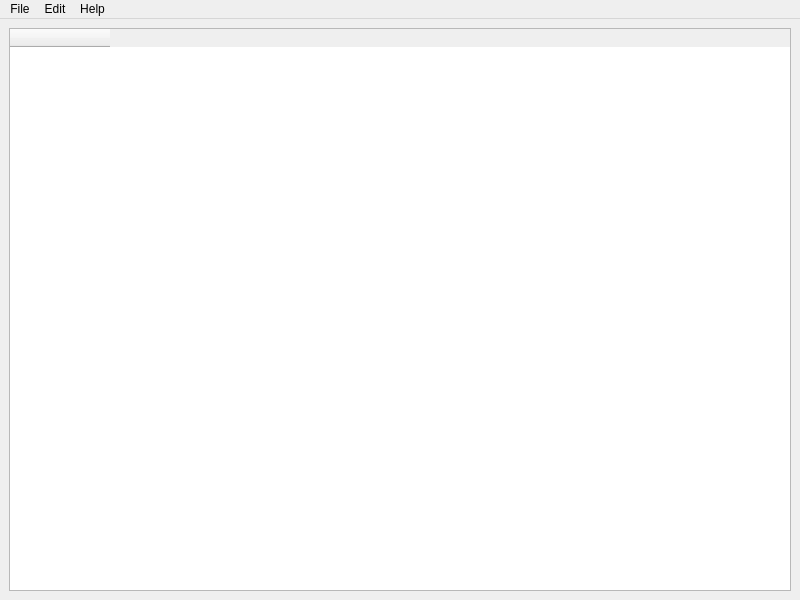
<?xml version="1.0" encoding="UTF-8"?>
<ui version="4.0">
 <class>MainWindow</class>
 <widget class="QMainWindow" name="MainWindow">
  <property name="geometry">
   <rect>
    <x>0</x>
    <y>0</y>
    <width>800</width>
    <height>600</height>
   </rect>
  </property>
  <property name="minimumSize">
   <size>
    <width>800</width>
    <height>600</height>
   </size>
  </property>
  <property name="windowTitle">
   <string>VivTool</string>
  </property>
  <widget class="QWidget" name="centralwidget">
   <layout class="QHBoxLayout" name="horizontalLayout">
    <item>
     <widget class="QTableWidget" name="tableWidget">
      <property name="contextMenuPolicy">
       <enum>Qt::CustomContextMenu</enum>
      </property>
      <property name="editTriggers">
       <set>QAbstractItemView::NoEditTriggers</set>
      </property>
      <attribute name="horizontalHeaderStretchLastSection">
       <bool>false</bool>
      </attribute>
      <column>
       <property name="text">
        <string> </string>
       </property>
      </column>
     </widget>
    </item>
   </layout>
  </widget>
  <widget class="QMenuBar" name="menubar">
   <property name="geometry">
    <rect>
     <x>0</x>
     <y>0</y>
     <width>800</width>
     <height>30</height>
    </rect>
   </property>
   <widget class="QMenu" name="menuFile">
    <property name="title">
     <string>File</string>
    </property>
    <addaction name="actionOpen"/>
    <addaction name="separator"/>
    <addaction name="actionSave"/>
    <addaction name="actionSave_As"/>
    <addaction name="separator"/>
    <addaction name="actionExit"/>
   </widget>
   <widget class="QMenu" name="menuEdit">
    <property name="title">
     <string>Edit</string>
    </property>
    <addaction name="actionImport"/>
    <addaction name="actionExport"/>
    <addaction name="separator"/>
    <addaction name="actionAdd"/>
    <addaction name="actionDelete"/>
    <addaction name="separator"/>
    <addaction name="actionRename"/>
    <addaction name="separator"/>
    <addaction name="actionFind"/>
   </widget>
   <widget class="QMenu" name="menuHelp">
    <property name="title">
     <string>Help</string>
    </property>
    <addaction name="actionAbout"/>
    <addaction name="actionAbout_Qt"/>
   </widget>
   <addaction name="menuFile"/>
   <addaction name="menuEdit"/>
   <addaction name="menuHelp"/>
  </widget>
  <action name="actionOpen">
   <property name="text">
    <string>Open...</string>
   </property>
   <property name="shortcut">
    <string>Ctrl+O</string>
   </property>
  </action>
  <action name="actionSave">
   <property name="text">
    <string>Save</string>
   </property>
   <property name="shortcut">
    <string>Ctrl+S</string>
   </property>
  </action>
  <action name="actionSave_As">
   <property name="text">
    <string>Save As...</string>
   </property>
   <property name="shortcut">
    <string>Ctrl+Alt+S</string>
   </property>
  </action>
  <action name="actionExit">
   <property name="text">
    <string>Exit</string>
   </property>
  </action>
  <action name="actionImport">
   <property name="text">
    <string>Import...</string>
   </property>
   <property name="shortcut">
    <string>Ctrl+I</string>
   </property>
  </action>
  <action name="actionExport">
   <property name="text">
    <string>Export...</string>
   </property>
   <property name="shortcut">
    <string>Ctrl+E</string>
   </property>
  </action>
  <action name="actionAdd">
   <property name="text">
    <string>Add...</string>
   </property>
   <property name="shortcut">
    <string>Ctrl+L</string>
   </property>
  </action>
  <action name="actionDelete">
   <property name="text">
    <string>Delete</string>
   </property>
   <property name="shortcut">
    <string>Del</string>
   </property>
  </action>
  <action name="actionAbout">
   <property name="text">
    <string>About...</string>
   </property>
  </action>
  <action name="actionFind">
   <property name="text">
    <string>Find...</string>
   </property>
   <property name="shortcut">
    <string>Ctrl+F</string>
   </property>
  </action>
  <action name="actionRename">
   <property name="text">
    <string>Rename</string>
   </property>
   <property name="shortcut">
    <string>F2</string>
   </property>
  </action>
  <action name="actionAbout_Qt">
   <property name="text">
    <string>About Qt...</string>
   </property>
  </action>
 </widget>
 <resources/>
 <connections/>
</ui>
